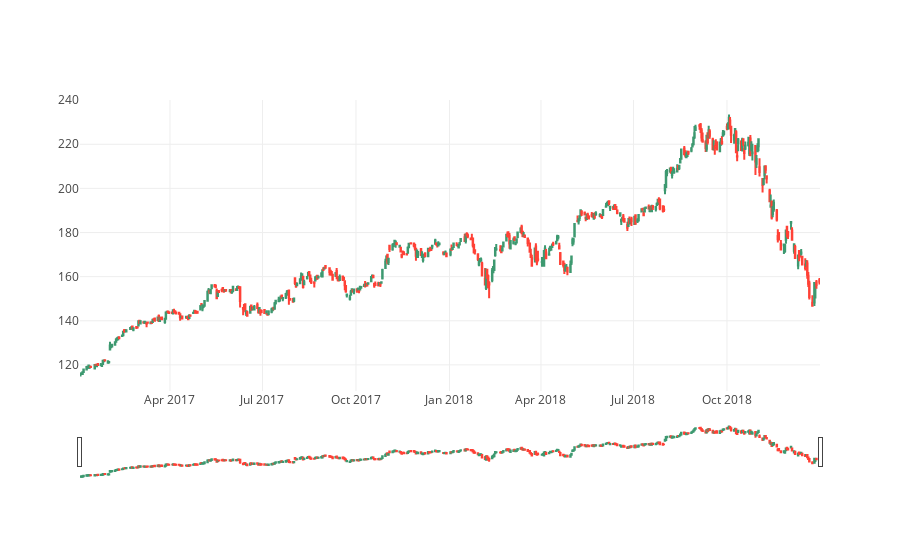
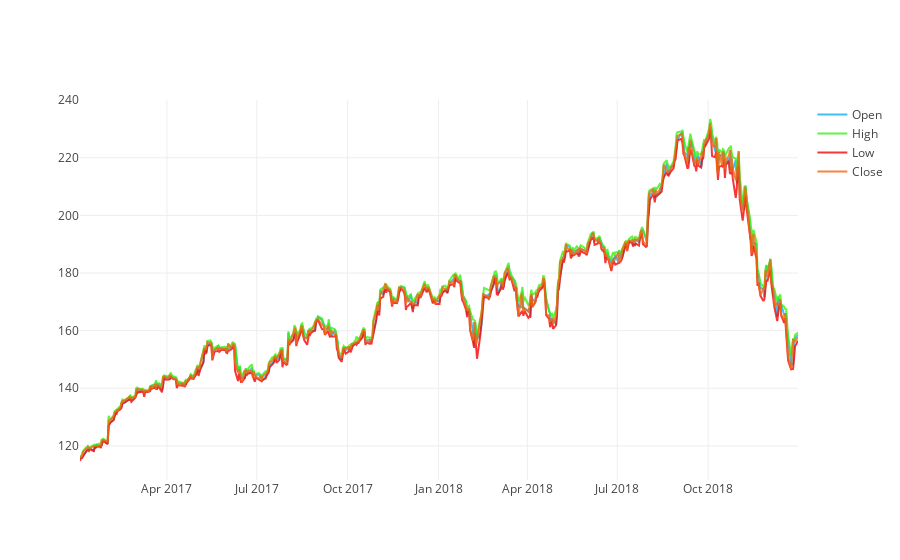
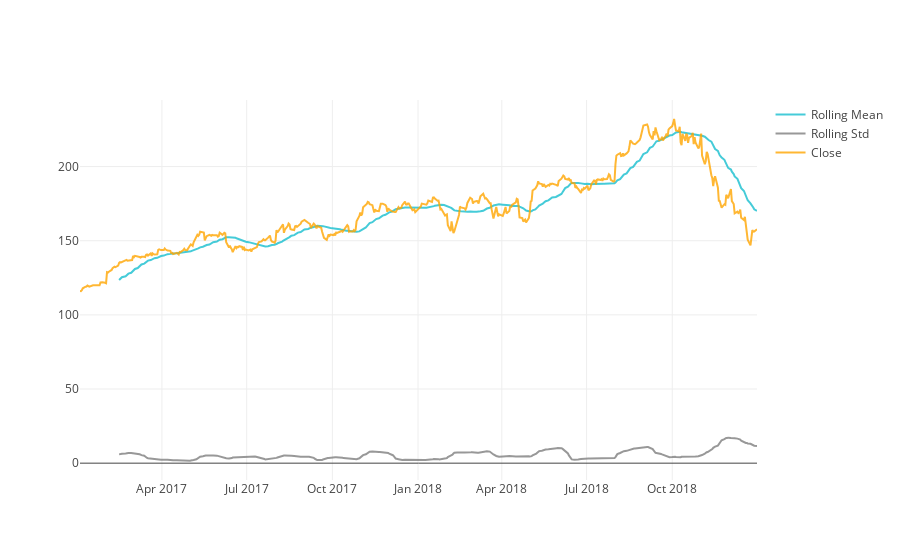

Notebook code for these charts, in order:
### Markdown cell above
**Apple**

### Code cell
aapl  = pd.read_csv('Data/AAPL_Historic_Prices.csv')
Timeseries.plot_ohlc_candlestick(aapl,'Date','Open','High','Low','Close')
Timeseries.plot_ohlc_line(aapl,'Date','Open','High','Low','Close')
Timeseries.test_stationarity(aapl,'Date','Close',30)

### Figure 1 — Plotly figure (JSON) as saved in the notebook; plotly's stock layout.template omitted (floating-point values rounded to 4 significant figures; data arrays with more than 128 entries replaced by an {"elided": "..."} marker saying what was removed)
{"data": [{"close": {"elided": "502 float values"}, "high": {"elided": "502 float values"}, "low": {"elided": "502 float values"}, "name": "CandleStick", "open": {"elided": "502 float values"}, "type": "candlestick", "uid": "64b34848-45ae-4ee2-b886-c797533d9d2d", "x": {"elided": "502 str values"}}], "layout": {}}

### Figure 2 — Plotly figure (JSON) as saved in the notebook; plotly's stock layout.template omitted (floating-point values rounded to 4 significant figures; data arrays with more than 128 entries replaced by an {"elided": "..."} marker saying what was removed)
{"data": [{"line": {"color": "#0EB0F2"}, "name": "Open", "opacity": 0.8, "type": "scatter", "uid": "25c58e34-6356-4019-a62d-3071283f2130", "x": {"elided": "502 str values"}, "y": {"elided": "502 float values"}}, {"line": {"color": "#39F20E"}, "name": "High", "opacity": 0.8, "type": "scatter", "uid": "73490f36-893a-4d9c-8c70-c321888c4c84", "x": {"elided": "502 str values"}, "y": {"elided": "502 float values"}}, {"line": {"color": "#F60505"}, "name": "Low", "opacity": 0.8, "type": "scatter", "uid": "14763ac8-9e63-4d2f-8245-1be8b15f2bcb", "x": {"elided": "502 str values"}, "y": {"elided": "502 float values"}}, {"line": {"color": "#F26A0E"}, "name": "Close", "opacity": 0.8, "type": "scatter", "uid": "7e6fea34-4a75-400d-96d5-28511e3b483a", "x": {"elided": "502 str values"}, "y": {"elided": "502 float values"}}], "layout": {}}

### Figure 3 — Plotly figure (JSON) as saved in the notebook; plotly's stock layout.template omitted (floating-point values rounded to 4 significant figures; data arrays with more than 128 entries replaced by an {"elided": "..."} marker saying what was removed)
{"data": [{"line": {"color": "#17BECF"}, "name": "Rolling Mean", "opacity": 0.8, "type": "scatter", "uid": "791e163a-7841-4ba3-8a3d-6d136b86248d", "x": {"elided": "502 str values"}, "y": {"elided": "502 float values"}}, {"line": {"color": "#7F7F7F"}, "name": "Rolling Std", "opacity": 0.8, "type": "scatter", "uid": "905fdb35-1ff3-4d08-a26a-e91d2fb99761", "x": {"elided": "502 str values"}, "y": {"elided": "502 float values"}}, {"line": {"color": "#FFA500"}, "name": "Close", "opacity": 0.8, "type": "scatter", "uid": "2697b133-5480-4ce7-9f89-3e25f6f16f02", "x": {"elided": "502 str values"}, "y": {"elided": "502 float values"}}], "layout": {}}
